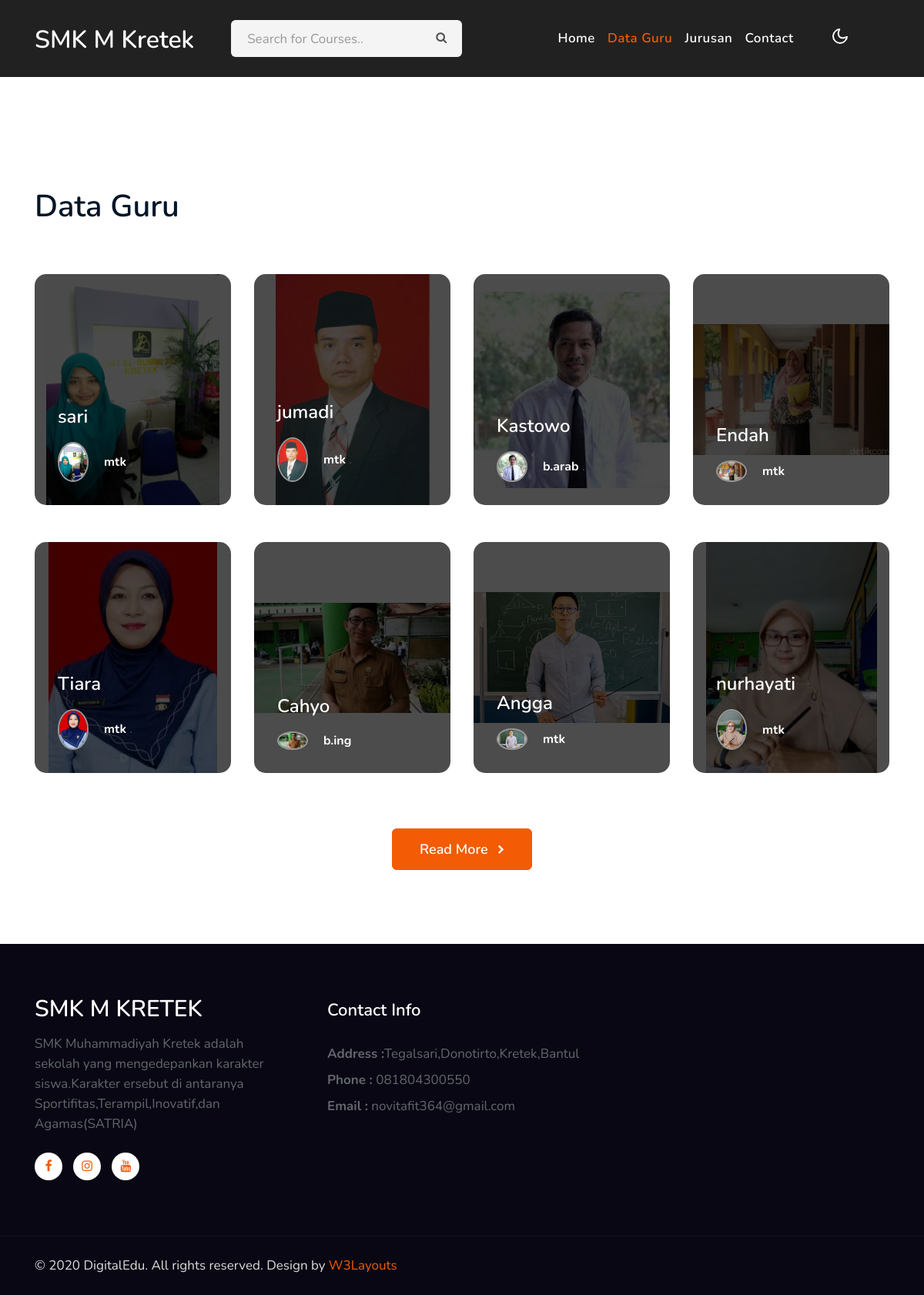
The page /index.php/front/dataguru on the database its author committed.
### tables this page shows
CREATE TABLE `guru` (
  `nip` varchar(50) NOT NULL,
  `nama` varchar(50) NOT NULL,
  `tempat` text NOT NULL,
  `tanggal_lahir` date NOT NULL,
  `mapel` varchar(50) NOT NULL,
  `alamat` text NOT NULL,
  `jk` enum('L','P') NOT NULL,
  `status_kepegawaian` text NOT NULL,
  `passfoto` varchar(50) NOT NULL
);

CREATE TABLE `contact` (
  `id_contact` int(11) NOT NULL,
  `alamat` text NOT NULL,
  `telepon` varchar(13) NOT NULL,
  `email` text NOT NULL
);

### application/controllers/front/DataGuru.php (called while the page is built)
<?php
class DataGuru extends CI_Controller
{
    public function index()
    {
        $dataGuru['data_guru'] = $this->GuruModel->select_all_guru();
        $dataGuru['active'] = "guru";
        $data['header'] = $this->load->view('front/partial/header',$dataGuru,true);
        $data['page'] = $this->load->view('front/pages/data_guru',$dataGuru,true);
        $data['title'] = "Data Guru";
        $data['contact'] =$this->ContactModel->select_row_contact();
        $this->load->view('front/partial/template',$data);
    }
}
?>

### index.php (called while the page is built, shortened)
<?php
require_once BASEPATH.'core/CodeIgniter.php';

### application/models/GuruModel.php (called while the page is built, shortened)
<?php
class GuruModel extends CI_Model
{
    public function select_all_guru()
    {
        $this->db->select('*');
        $this->db->from('guru');
        $query = $this->db->get();
        return $query->result();
    }
}
?>

### application/models/ContactModel.php (called while the page is built, shortened)
<?php
class ContactModel extends CI_Model
{
    public function select_row_contact()
    {
        $this->db->select('*');
        $this->db->from('contact');
        $query = $this->db->get();
        return $query->row();
    }
}
?>

### application/views/front/pages/data_guru.php (the view, shortened to what this page needs)
<div class="w3l-homeblog py-5" id="homeblog">
    <div class="container py-lg-5 py-md-4">
        <div class="header-title mb-3 mt-5">
            <h3 class="hny-title text-left">Data Guru</h3>
        </div>
        <div class="row top-pics ">
            <?php
                foreach($data_guru as $value):
            ?>
            <div class="col-lg-3 col-md-6 mt-5">
                <div style=" background: url(<?=base_url('foto/guru/') . $value->passfoto?>) no-repeat center;background-size: contain;" class="top-pic1">
                    <div class="card-body blog-details">
                        <a href="services.html" class="blog-desc"><?=$value->nama?>
                        </a>
                        <div class="author align-items-center">
                            <img src="<?=base_url('foto/guru/') . $value->passfoto?>" alt="" class="img-fluid rounded-circle">
                            <ul class="blog-meta">
                                <ul class="blog-meta">
                                    <li class="meta-item blog-lesson">
                                        <span class="meta-value"> <?=$value->mapel?> </span>.
                                    </li>
                                </ul>
                            </ul>
                        </div>
                    </div>
                </div>
            </div>
            <?php
                endforeach;
            ?>
            <div class="readhny-btm text-center mx-auto mt-md-4">
                <a class="btn btn-primary btn-style mt-md-5 mt-4" href="about.html">Read More <span class="fa fa-chevron-right ml-2" aria-hidden="true"></span></a>
            </div>
        </div>
    </div>
</div>

### application/views/front/partial/template.php (shortened to what this page needs)
<!doctype html>
<html lang="en">
<head>
    <link rel="stylesheet" href="<?= base_url('assets/front_assets/') ?>css/style-starter.css">
</head>
<body>
    <?= $this->load->view('front/partial/header', null, true); ?>
    <?= $page ?>
    <section class="w3l-footer-29-main">
        <div class="footer-29 py-5">
            <div class="container py-lg-4">
                <div class="row footer-top-29">
                    <div class="col-lg-4 col-md-6 col-sm-7 footer-list-29 footer-1 pr-lg-5">
                        <div class="footer-logo mb-3">
                            <a class="navbar-brand" href="index.html">SMK M KRETEK</a>
                        </div>
                        <p>SMK Muhammadiyah Kretek adalah sekolah yang mengedepankan karakter siswa.Karakter ersebut di antaranya Sportifitas,Terampil,Inovatif,dan Agamas(SATRIA)</p>
                        <div class="main-social-footer-29 mt-4">
                            <a href="https://www.facebook.com/smkmkretek" class="facebook"><span class="fa fa-facebook"></span></a>
                            <a href="//www.instagram.com/smkmkretek/ " class="instagram"><span class="fa fa-instagram"></span></a>
                            <a href="https://www.youtube.com/channel/UCI83h6I5aTWRWM1DRU9eHPA" class="youtube"><span class="fa fa-youtube"></span></a>
                        </div>
                    </div>
                    <div class="col-lg-4 col-md-6 col-sm-7 footer-list-29 footer-4 mt-lg-0 mt-5">
                        <h6 class="footer-title-29">Contact Info </h6>
                        <p><strong>Address :</strong><?= $contact->alamat ?></p>
                        <p class="my-2"><strong>Phone :</strong> <a href="tel:<?= $contact->telepon ?>"><?= $contact->telepon ?></a></p>
                        <p><strong>Email :</strong> <a href="<?= $contact->email ?>"><?= $contact->email ?></a></p>
                    </div>
                </div>
            </div>
        </div>
    </section>
    <section class="w3l-copyright">
        <div class="container">
            <div class="row bottom-copies">
                <p class="col-lg-8 copy-footer-29">© 2020 DigitalEdu. All rights reserved. Design by <a href="https://w3layouts.com/" target="_blank">
                        W3Layouts</a></p>
            </div>
        </div>
    </section>
</body>
</html>

### application/views/front/partial/header.php (shortened to what this page needs)
<header id="site-header" class="fixed-top">
        <div class="container">
            <nav class="navbar navbar-expand-lg navbar-dark stroke">
                <h1><a class="navbar-brand" href="index.html">
                        SMK M Kretek
                    </a></h1>
                <div class="collapse navbar-collapse" id="navbarTogglerDemo02">
                    <nav class="mr-auto ml-lg-5">
                        <div class="search-bar">
                            <form class="search">
                                <input type="search" class="search__input" name="search"
                                    placeholder="Search for Courses.." onload="equalWidth()" required>
                                <span class="fa fa-search search__icon"></span>
                            </form>
                        </div>
                    </nav>
                    <ul class="navbar-nav mr-auto">
                        <li class="nav-item <?=$active == 'home' ? 'active' : ''?>">
                            <a class="nav-link" href="<?=base_url('front/Home')?>">Home <span class="sr-only">(current)</span></a>
                        </li>
                        <li class="nav-item <?=$active == 'guru' ? 'active' : ''?>">
                            <a class="nav-link" href="<?=base_url('front/DataGuru')?>">Data Guru</a>
                        </li>
                        <li class="nav-item <?=$active == 'jurusan' ? 'active' : ''?>">
                            <a class="nav-link" href="<?=base_url('front/DataJurusan')?>">Jurusan</a>
                        </li>
                        <li class="nav-item <?=$active == 'contact' ? 'active' : ''?>">
                            <a class="nav-link" href="<?=base_url('front/DataContact')?>">Contact</a>
                        </li>
                    </ul>
                </div>
                <div class="mobile-position">
                    <nav class="navigation">
                        <div class="theme-switch-wrapper">
                            <label class="theme-switch" for="checkbox">
                                <div class="mode-container py-1">
                                    <i class="gg-moon"></i>
                                </div>
                            </label>
                        </div>
                    </nav>
                </div>
            </nav>
        </div>
    </header>

### rows shown on the page
guru: passfoto (picture), nama "sari", mapel "mtk"
guru: passfoto (picture), nama "jumadi", mapel "mtk"
guru: passfoto (picture), nama "Kastowo", mapel "b.arab"
guru: passfoto (picture), nama "Endah", mapel "mtk"
guru: passfoto (picture), nama "Tiara", mapel "mtk"
guru: passfoto (picture), nama "Cahyo", mapel "b.ing"
guru: passfoto (picture), nama "Angga", mapel "mtk"
guru: passfoto (picture), nama "nurhayati", mapel "mtk"
contact: alamat "Tegalsari,Donotirto,Kretek,Bantul", telepon "081804300550", email "novitafit364@gmail.com"
